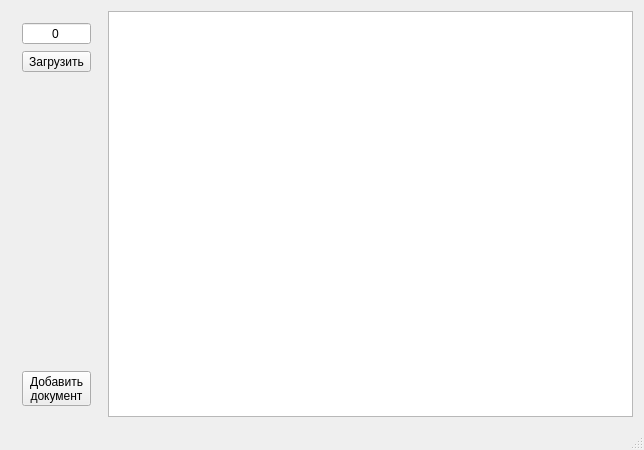
<?xml version="1.0" encoding="UTF-8"?>
<ui version="4.0">
 <class>MainWindow</class>
 <widget class="QMainWindow" name="MainWindow">
  <property name="geometry">
   <rect>
    <x>0</x>
    <y>0</y>
    <width>644</width>
    <height>450</height>
   </rect>
  </property>
  <property name="windowTitle">
   <string>MainWindow</string>
  </property>
  <widget class="QWidget" name="centralWidget">
   <layout class="QHBoxLayout" name="horizontalLayout">
    <item>
     <widget class="QWidget" name="widget" native="true">
      <layout class="QVBoxLayout" name="verticalLayout">
       <item>
        <widget class="QSpinBox" name="spinBox">
         <property name="alignment">
          <set>Qt::AlignCenter</set>
         </property>
         <property name="buttonSymbols">
          <enum>QAbstractSpinBox::NoButtons</enum>
         </property>
         <property name="maximum">
          <number>999999</number>
         </property>
        </widget>
       </item>
       <item>
        <widget class="QToolButton" name="toolButton">
         <property name="sizePolicy">
          <sizepolicy hsizetype="Preferred" vsizetype="Fixed">
           <horstretch>0</horstretch>
           <verstretch>0</verstretch>
          </sizepolicy>
         </property>
         <property name="text">
          <string>Загрузить</string>
         </property>
        </widget>
       </item>
       <item>
        <spacer name="verticalSpacer">
         <property name="orientation">
          <enum>Qt::Vertical</enum>
         </property>
         <property name="sizeHint" stdset="0">
          <size>
           <width>20</width>
           <height>40</height>
          </size>
         </property>
        </spacer>
       </item>
       <item>
        <widget class="QWidget" name="wgt_DeclarDocsButtons" native="true">
         <layout class="QVBoxLayout" name="verticalLayout_2">
          <property name="leftMargin">
           <number>0</number>
          </property>
          <property name="topMargin">
           <number>0</number>
          </property>
          <property name="rightMargin">
           <number>0</number>
          </property>
          <property name="bottomMargin">
           <number>0</number>
          </property>
          <item>
           <widget class="QToolButton" name="tBt_AddDeclarDoc">
            <property name="sizePolicy">
             <sizepolicy hsizetype="Preferred" vsizetype="Fixed">
              <horstretch>0</horstretch>
              <verstretch>0</verstretch>
             </sizepolicy>
            </property>
            <property name="text">
             <string>Добавить
документ</string>
            </property>
           </widget>
          </item>
         </layout>
        </widget>
       </item>
      </layout>
     </widget>
    </item>
    <item>
     <widget class="QTableView" name="tableView">
      <property name="editTriggers">
       <set>QAbstractItemView::NoEditTriggers</set>
      </property>
      <property name="selectionMode">
       <enum>QAbstractItemView::SingleSelection</enum>
      </property>
      <property name="selectionBehavior">
       <enum>QAbstractItemView::SelectRows</enum>
      </property>
     </widget>
    </item>
   </layout>
  </widget>
  <widget class="QStatusBar" name="statusBar"/>
 </widget>
 <layoutdefault spacing="6" margin="11"/>
 <resources/>
 <connections/>
</ui>
